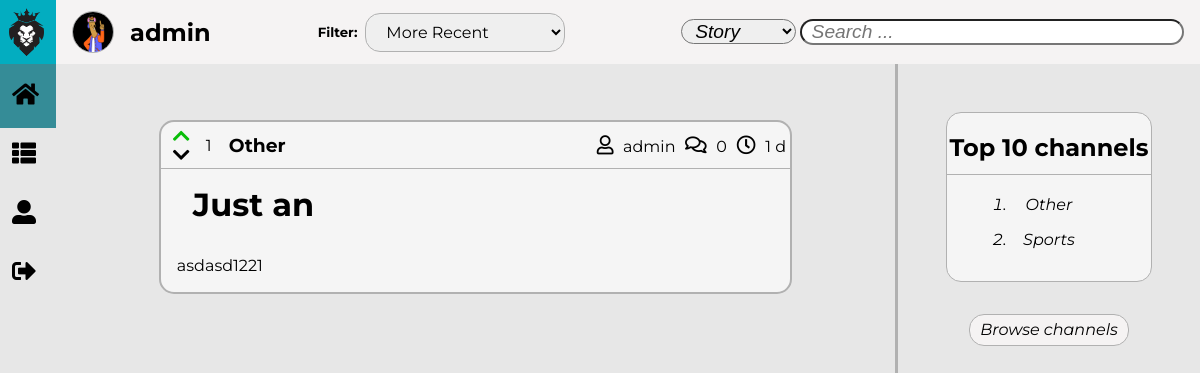
The app's page /pages/feed.php (signed in), older data.
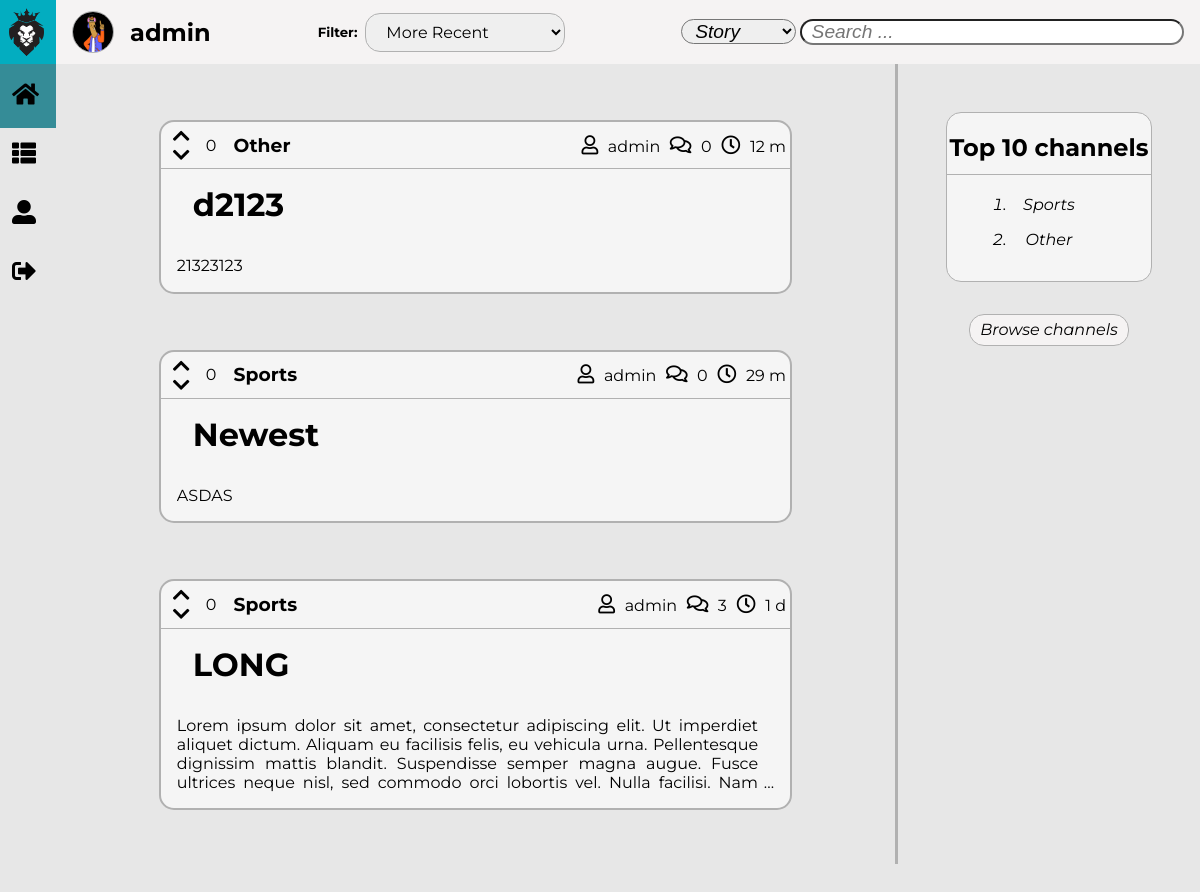
The same page, newer data.
### tables this page shows
CREATE TABLE Story(
    storyID INTEGER NOT NULL PRIMARY KEY,
    storyTitle TEXT NOT NULL,
    storyContent TEXT NOT NULL,
    storyPoints INTEGER,
    storyAuthor TEXT NOT NULL REFERENCES User(username),
    storyComments INTEGER NOT NULL,
    storyTime TEXT NOT NULL,
    channelName TEXT NOT NULL REFERENCES Channel(name)       
);

### pages/feed.php (called while the page is built, shortened)
<?php
    include_once('../includes/functions.php');
    include_once('../templates/tpl_common.php');
    include_once('../templates/tpl_stories.php');
    include_once('../templates/tpl_general_aside.php');
    include_once('../database/db_channel.php');
    include_once('../database/db_user.php');
    $username = $_SESSION['username'];
    $filter = isset($_GET['filter']) ? $_GET['filter'] : 2;
    $searchFilter = isset($_GET['searchFilter']) ? $_GET['searchFilter'] : 2;
    $stories = isset($_GET['search']) ? get_search_stories($filter, $searchFilter, $_GET['search']) : get_user_channel_stories($username, $filter);
    $storiesVotes = []; $votedStories = [];
    foreach($stories as $story) {
      $votes = get_story_votes($story['storyID']);
      $storiesVotes[$story['storyID']] = $votes == null ? 0 : $votes;
      $votedStories[$story['storyID']] = get_user_story_vote($username, $story['storyID']);
    }
    $channels = get_top_channels();
    draw_common(htmlentities($username), ['stories.css', 'general_aside.css'], [], htmlentities($filter), htmlentities($searchFilter));
    draw_stories(htmlentities_all($stories), htmlentities_all($storiesVotes), htmlentities_all($votedStories));
    draw_general_aside(htmlentities_all($channels), display_messages());
    draw_footer();
?>

### includes/functions.php (called while the page is built, shortened)
<?php function orderBy($value) {
    switch($value) {
    default:
        return 'storyID DESC';
    break;
    }
}
function data_converter($storyTime) {
    $newStoryTime = new DateTime(date('Y-m-d H:i:s'));
    $oldStoryTime = new DateTime($storyTime);
    $interval = date_diff($newStoryTime, $oldStoryTime);
    if($interval->format('%y') !== '0')
        return $interval->format('%y Y');
    else if($interval->format('%m') !== '0')
        return $interval->format('%m M');
    else if($interval->format('%d') !== '0')
        return $interval->format('%d d');
    else if($interval->format('%h') !== '0')
        return $interval->format('%h h');
    else if($interval->format('%i') !== '0')
        return $interval->format('%i m');
    else
        return $interval->format('%s s');
}
?>
<?php function get_image($default, $directory, $folder, $element) {
    $image = $default;
    $extensions = ['jpg', 'png', 'gif'];
    for($index = 0; $index < count($extensions); $index++) {
        if(file_exists($directory . $element . '.' . $extensions[$index])) {
            $image = $folder . $element . '.' . $extensions[$index];
            break;
        }
    }
    return $image;
} ?>

### database/db_user.php (called while the page is built, shortened)
<?php
    include_once('../includes/functions.php');
    function get_user_channel_stories($username, $filter) {
      $db = Database::instance()->db();
      $stmt = $db->prepare('SELECT * FROM Story WHERE Story.channelName IN (
                            SELECT channelName FROM Subscription WHERE username = ?) ORDER BY ' . orderBy($filter));
      $stmt->execute(array($username));
      return $stmt->fetchAll();
    }
?>

### database/db_channel.php (called while the page is built, shortened)
<?php
  include_once('../includes/functions.php');
      function get_top_channels() {
        $db = Database::instance()->db();
        $stmt = $db->prepare('SELECT channelName, count(*) as followers FROM Subscription GROUP BY channelName
                        UNION SELECT name, 0 as followers FROM Channel WHERE name NOT IN (SELECT channelName FROM Subscription) GROUP BY name ORDER BY followers DESC LIMIT 10');
        $stmt->execute(array());
        return $stmt->fetchall();
      }
?>

### templates/tpl_stories.php (the view, shortened to what this page needs)
<?php function draw_stories($stories, $storiesVotes, $votedStories) { ?>
    <div id="masterStories">
        <form method="get" action="../pages/story.php">
            <section id="stories">  <?php
                foreach($stories as $story) { ?>
                    <article id="<?= $story['storyID'] ?>" class="storyArticle">
                        <header id="storyHeader">
                            <div id="story_<?= $story['storyID'] ?>_votes" >
                                <div>
                                    <?php
                                        if($votedStories[$story['storyID']] == 1) { ?>
                                            <div class="votes">
                                                <div>
                                                    <i id="voteUp" class="fas fa-chevron-up"></i>
                                                    <i class="fas fa-chevron-down"></i>
                                                </div>
                                                <span class="storyVotes"><?= htmlentities($storiesVotes[$story['storyID']]) ?></span>
                                            </div>
                                        <?php }
                                        else if($votedStories[$story['storyID']] == -1) { ?>
                                            <div class="votes">
                                                <div>
                                                    <i class="fas fa-chevron-up"></i>
                                                    <i id="voteDown" class="fas fa-chevron-down"></i>
                                                </div>
                                                <span class="storyVotes"><?= htmlentities($storiesVotes[$story['storyID']]) ?></span>
                                            </div>
                                        <?php }
                                        else { ?>
                                            <div class="votes">
                                                <div>
                                                    <i class="fas fa-chevron-up"></i>
                                                    <i class="fas fa-chevron-down"></i>
                                                </div>
                                                <span class="storyVotes"><?= htmlentities($storiesVotes[$story['storyID']]) ?></span>
                                            </div>
                                        <?php }
                                    ?>
                                    <a href="../pages/channel.php?channelName=<?= $story['channelName'] ?>"><h3><?= $story['channelName'] ?></h3></a>
                                </div>
                                <div>
                                    <a class="author" href="../pages/profile.php?username=<?= $story['storyAuthor'] ?>"><i class="far fa-user"></i><?= $story['storyAuthor'] ?></a>
                                    <a class="comments" href="../pages/story.php?storyID=<?= $story['storyID'] ?>#comments"><i class="far fa-comments"></i><?= $story['storyComments'] ?></a>
                                    <span class="date"><i class="far fa-clock"></i><?= data_converter($story['storyTime']) ?></span>
                                </div>
                            </div>
                            <div>
                                <h1><?= $story['storyTitle'] ?></h1>
                            </div>
                        </header>
                        <div id="storySinopse">
                            <p><?= $story['storyContent'] ?></p>
                        </div>
                    </article>
                <?php } ?>
            </section>
        </form>
    </div>
<?php } ?>

### templates/tpl_common.php (shortened to what this page needs)
<?php function draw_common($username, $css_files, $js_files, $filter, $searchFilter) { ?>
    <!DOCTYPE <!DOCTYPE html>
    <html>
        <head>
            <link rel="stylesheet" href="https://use.fontawesome.com/releases/v5.5.0/css/all.css">
            <link rel="stylesheet" type="text/css" media="screen" href="../css/common.css" />
            <?php foreach($css_files as $css_file) { ?>
                <link rel="stylesheet" type="text/css" media="screen" href="../css/<?=$css_file?>" />
            <?php } ?>
        </head>
        <body>
            <?php draw_dynamic_bar($username) ?>
            <?php draw_tool_bar($username, $filter, $searchFilter) ?>
<?php } ?>
<?php function draw_dynamic_bar($username) { ?>
    <header id="dynamicBar">
        <div id="header">
            <img src="../resources/images/default/logo.png" alt="Logo">
        </div>
        <nav id="menu">
            <div class="mainMenu">
                <i class="fa fa-home"></i><a href="../pages/feed.php">Feed</a>
            </div>
            <div class="mainMenu">
                <i class="fa fa-th-list"></i><a href="../pages/show_channels.php?show=subscriptions">Channels</a>
            </div>
            <div class="mainMenu">
                <i class="fa fa-user-alt"></i><a href="../pages/profile.php?username=<?= $username ?>">Profile</a>
            </div>
            <div class="mainMenu">
                <i class="fa fa-sign-out-alt"></i><a href="../actions/action_logout.php">Logout</a>
            </div>
        </nav>
    </header>
<? } ?>
<?php function draw_tool_bar($username, $filter, $searchFilter) { ?>
    <div id="toolBar">
        <div id="info">
            <img id="asideIMG" src="../resources/images/<?= get_image('default/defaultUser.jpg', '../resources/images/users/', 'users/', sha1($username)) ?>" alt="User Image">
            <a id="user-name" href="../pages/profile.php?username=<?= $username ?>"><h5><?= $username ?></h5></a>
        </div>
        <?php draw_story_filter($filter) ?>
        <?php draw_search_filter($searchFilter) ?>
    </div>
<? } ?>
<?php function draw_story_filter($filter) { ?>
    <div id="filters">
        <h5>Filter:</h5>
        <form method="get" action="<?= $_SERVER['PHP_SELF']?>">
            <select name="filter" id="filterID">
                <option <? echo $filter == 2 ? 'selected ' : '' ?>value="2">More Recent</option>
            </select>
        </form>
    </div>
<? } ?>
<?php function draw_search_filter($searchFilter) { ?>
    <div id="search">
        <form method="get" action="<?= $_SERVER['PHP_SELF']?>">
            <select name="searchFilter" id="searchFilterID">
                <option <? echo $searchFilter == 2 ? 'selected ' : '' ?>value="2">Story</option>
            </select>
            <input type="search" id="searchField" name="search" placeholder="Search ...">
        </form>
    </div>
<? } ?>
<?php function draw_footer() { ?>
        </body>
    </html>
<?php } ?>

### templates/tpl_general_aside.php (shortened to what this page needs)
<?php function draw_general_aside($channels, $messages) { ?>
    <aside>
        <div>
            <h1>Top 10 channels</h1>
            <form method="get" action="../pages/channel.php">
                <ul>
                    <?php
                        foreach($channels as $channel) { ?>
                            <li id="<?= $channel['channelName'] ?>" class="asideChannelList"><?= $channel['channelName'] ?></li>
                        <?php }
                    ?>
                </ul>
            </form>
        </div>
        <form method="get" action="../pages/show_channels.php">
            <button id="browseChannels" type="submit">Browse channels</button>
        </form>
    </aside>
<?php } ?>

### css/common.css (style rules this page uses)
:root { --background-color: rgb(231, 231, 231); --background-header-color: rgb(3, 173, 192); --background-menu-color: rgb(53, 140, 151); --background-toolBar-color: rgb(245, 243, 243); --site-name-color: white; --site-name-font: 'Exo', sans-serif; --menu-color: white; --menu-icons-color: black; --menu-font: 'Montserrat', sans-serif; --toolBar-font: 'Montserrat', sans-serif; --toolBar-info-font-size: 1.5em; --toolBar-filter-font-size: 1em; --border-color: rgb(177, 177, 177); --messages-font: 'Montserrat', sans-serif; --success-fg-color: rgb(86, 155, 13); --error-fg-color: rgb(218, 2, 13); }
body { margin: 0em; display: grid; height: 100%; overflow: hidden; grid-template-columns: auto 5.5fr 2fr; grid-template-rows: 4em 100%; grid-template-areas: "header toolBar toolBar" "menu content aside"; background-color: var(--background-color); }
#dynamicBar { width: 3.5em; transition: 1s; }
#header { grid-area: header; display: flex; background-color: var(--background-header-color); }
#header > img { max-width: 3em; max-height: 3em; padding: 0.5em 0.5em 0.5em 0.55em; }
#menu { grid-area: menu; height: 100%; background-color: var(--background-menu-color); }
#menu { margin: 0%; flex-direction: column; display: flex; font-size: 1.5em; color: var(--menu-icons-color); }
#menu div { padding: 0.5em 0.5em; height: 1.5em; display: flex; }
#menu div i { padding: 0.25em 0.5em 0em 0em; color: var(--menu-icons-color); }
#toolBar { display: flex; align-items: center; justify-content: space-between; grid-area: toolBar; background-color: var(--background-toolBar-color); font-family: var(--toolBar-font); }
#toolBar div { display: inherit; align-items: inherit; }
#info { display: flex; margin: 0em; }
#info > img { margin: 0em 1em; width: 2.5em; height: 2.5em; border: solid var(--border-color) 1px; border-radius: 50%; }
#info > a h5 { margin: 0em; font-size: var(--toolBar-info-font-size); font-family: var(--toolBar-font); color: black; }
#filters > form { margin: 0em; }
#filters > form > select { margin: 0.5em; padding: 0.5em 1em; outline: none; font-size: var(--toolBar-filter-font-size); font-family: var(--toolBar-font); border: none; border: solid var(--border-color) 1px; border-radius: 15px; }
#search > form { padding-top: 1em; padding-right: 1em; }
#search > form > input { border-radius: 15px; width: 20em; padding: 0em 0.25em; outline: none; font-size: 1.2em; text-indent: 0.25em; font-style: italic; }
#search > form > select { border-radius: 15px; width: 6em; padding: 0em 0.25em; outline: none; font-size: 1.2em; text-indent: 0.25em; font-style: italic; }
a { text-decoration: none; }

### css/general_aside.css (style rules this page uses)
:root { --background-color: rgb(231, 231, 231); --background-story-color: whitesmoke; --story-text-font: 'Montserrat', sans-serif; --aside-img-font-size: 15em; --aside-username-font: 'Exo', sans-serif; --aside-username-font-size: 2em; --aside-text-font: 'Montserrat', sans-serif; --aside-button-font-size: 1em; --aside-button-background-color: rgb(245, 243, 243); --aside-button-background-color-hover: rgb(3, 173, 192); --success-fg-color: rgb(86, 155, 13); --error-fg-color: rgb(218, 2, 13); --border-color: rgb(177, 177, 177); }
aside { grid-area: aside; padding: 3em; border-left: solid var(--border-color); }
aside > div { flex-direction: column; display: flex; border-radius: 15px; text-align: center; border: solid var(--border-color) 1px; background-color: var(--background-story-color); }
aside > div h1 { padding-bottom: 0.5em; border-bottom: solid var(--border-color) 1px; font-family: var(--story-text-font); }
aside > div > form > ul { margin: 0em; padding: 0em 4em; list-style-type: decimal; }
aside > div > form > ul * { padding-bottom: 1em; font-family: var(--story-text-font); font-style: italic; }
aside > form { margin: 0em; padding: 2em 0em; text-align: center; }
#browseChannels { width: 10em; height: 2em; outline: none; border: solid var(--border-color) 1px; border-radius: 15px; background-color: var(--aside-button-background-color); text-align: center; font-style: italic; font-size: var(--aside-button-font-size); font-family: var(--aside-text-font); }

Row changes from the older to the newer data that the page shows:
no longer on this page (row unchanged): story: storyID "1", channelName "Other", storyAuthor "admin", storyComments "0", storyTime "1 d", storyTitle "Just an", storyContent "asdasd1221"
added story: storyID "0", channelName "Other", storyAuthor "admin", storyComments "0", storyTime "12 m", storyTitle "d2123", storyContent "21323123"
added story: storyID "0", channelName "Sports", storyAuthor "admin", storyComments "0", storyTime "29 m", storyTitle "Newest", storyContent "ASDAS"
now on this page (row unchanged): story: storyID "0", channelName "Sports", storyAuthor "admin", storyComments "3", storyTime "1 d", storyTitle "LONG", storyContent "Lorem ipsum dolor sit amet, consectetur adipiscing elit. Ut imperdiet aliquet dictum. Aliquam eu facilisis felis, eu vehicula urna. Pellentesque dignissim mattis blandit. Suspendisse semper magna augue. Fusce ultrices neque nisl, sed commodo orci lobortis vel. Nulla facilisi. Nam…"
